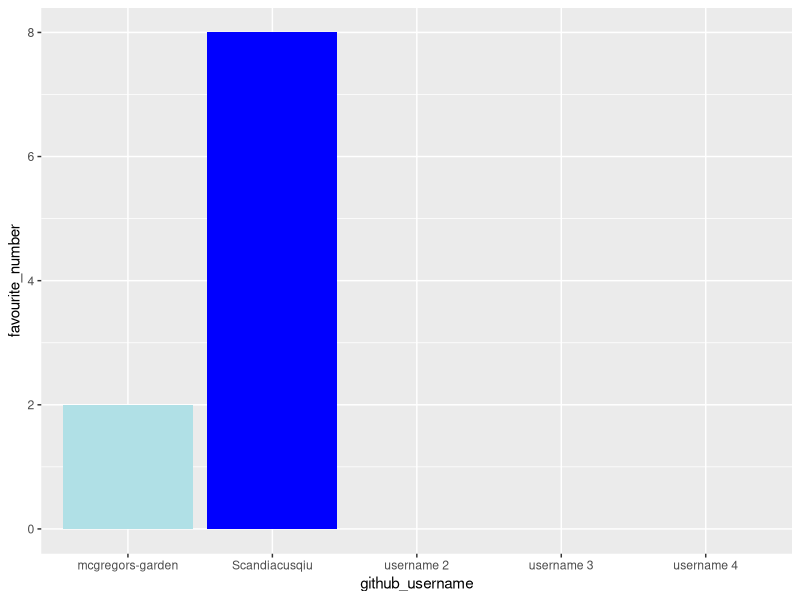
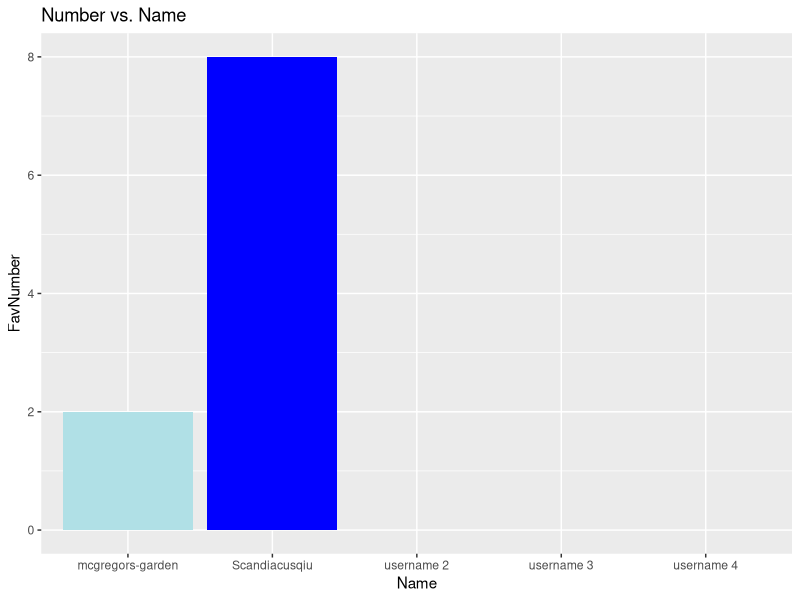
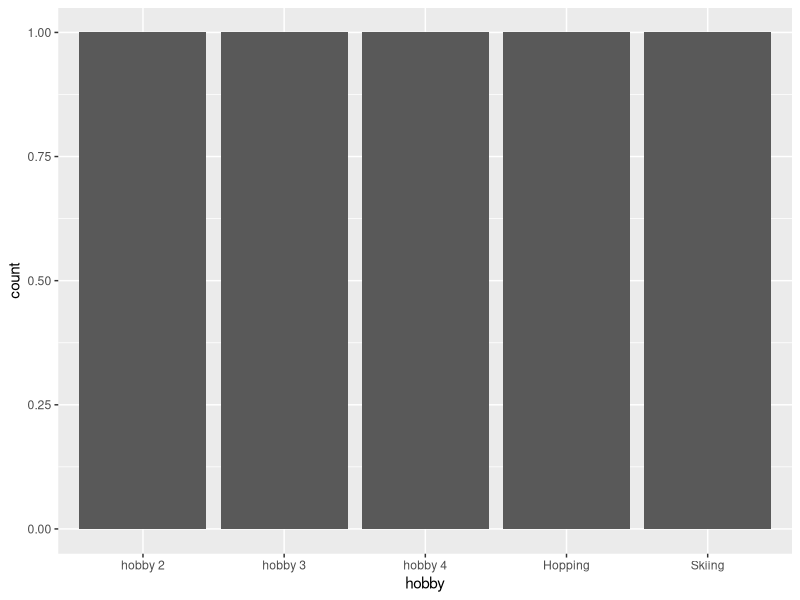

Recreate these plots in R, in order.
## ---- chunk 1
library(tidyverse) 
## ---- chunk 2
team_data <- tibble(
  name = c("Peter Rabbit", "Yupeng Qiu", "member 2", 
           "member 3", "member 4"),
  github_username = c("mcgregors-garden", "Scandiacusqiu", "username 2", 
                      "username 3", "username 4"), 
  colour = c("powderblue", "Blue", "colour 2", 
             "colour 3", "colour 4"),
  hobby = c("Hopping", "Skiing", "hobby 2", 
            "hobby 3", "hobby 4"),
  favourite_number = c(2, 8, NA, NA, NA)
  )

team_data
## ---- chunk 3
p1 <- ggplot(data = team_data, 
             mapping = aes(x = github_username, 
                           y = favourite_number,
                           fill = colour), 
             ) +
   geom_col() +
   scale_fill_identity()
p1
## ---- chunk 4
p1 + labs(x = "Name", 
          y = "FavNumber",
          title = "Number vs. Name")
## ---- chunk 5
p2 <- ggplot(team_data, aes(x = hobby)) +
  geom_bar()
p2
